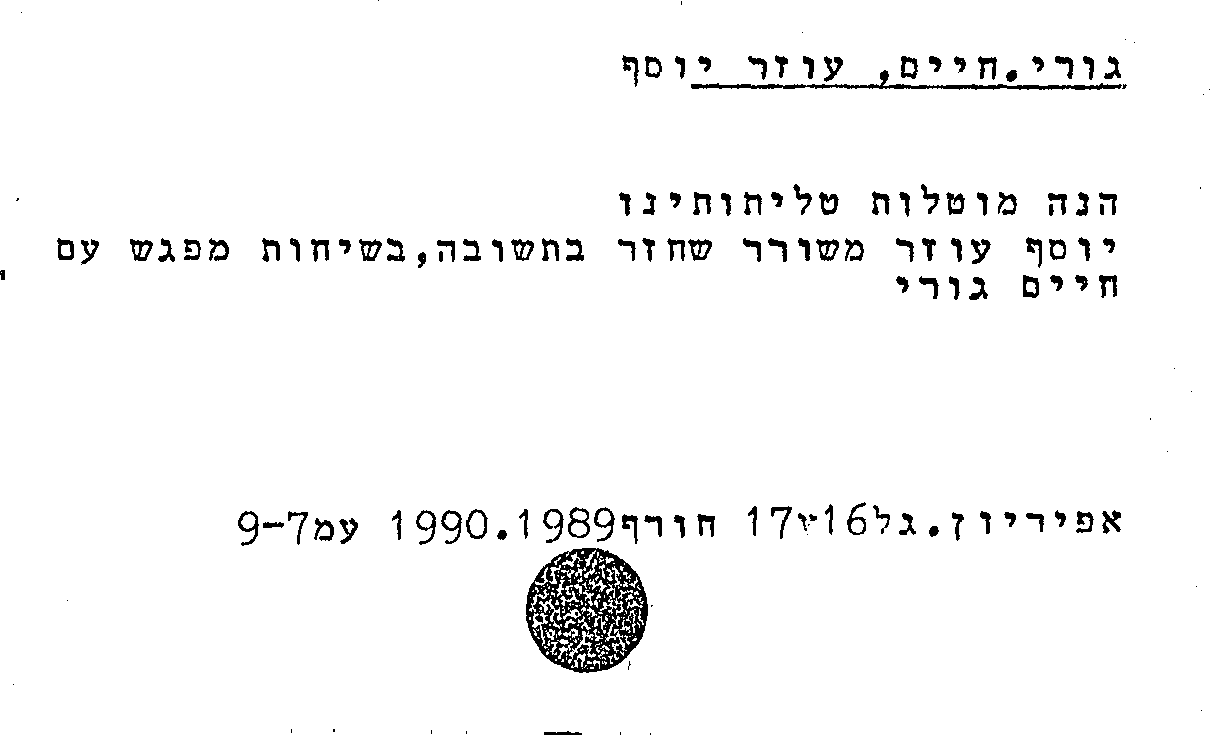
#> input picture POC_sample1_withoutnoise.tif, 1222 x 735 px
$ python -i ParagraphDetector.py   (imports and definitions only)
#> lines starting #> are read from the running program, lines starting #| are printed output that depends on the picture; after the words box and inside, x2 and y2 are one past the last pixel; in counts of white or black regions, pixels touching at a corner belong together
#> further down, picture is the input picture: shape (735, 1222, 3); 96.7% white; 151 black regions (31 under 20 px), largest, box (x1, y1, x2, y2) and area: (526, 548, 648, 673) 8044, (691, 70, 1122, 90) 1664, (568, 507, 590, 538) 269
# Based on
# https://stackoverflow.com/questions/57249273/how-to-detect-paragraphs-in-a-text-document-image-for-a-non-consistent-text-stru


import cv2
import re
import pytesseract


class ParagraphDetector:
    """
    A class for processing images, particularly for OCR (Optical Character Recognition)
    and detection of text regions.

    This class provides a set of methods to preprocess images, detect regions of interest (ROIs),
    extract text using OCR, and determine characteristics like whether the text is handwritten.
    It's designed to work primarily with Hebrew text but can be adapted for other languages.

    Attributes:
        image: The image to be processed.
        lang (str): The language code used for OCR processing, defaulting to Hebrew ('heb').
        ocr_of_all_text_no_prero (str): Stores the OCR result of the image without preprocessing.
        ocr_of_all_text_prepro (str): Stores the OCR result of the image after preprocessing.
        rectangles_detected_image: Stores the image with detected rectangles marked.

    Methods:
        __init__(self, image, lang='heb'): Initializes the ImageProcessor instance.
        minimum_abs_difference(rect1, rect2): Static method to calculate the minimum absolute
            difference between two rectangles.
        exists_two_close_rectangles(rectangles): Checks if any two rectangles in a list are close to each other.
        get_paragraph_boundingbox(): Extracts paragraph bounding boxes from the image.
        resize_and_plot(image, show_image=False): Static method to resize and optionally display an image.
        create_croped_roi(contours, image): Creates cropped regions of interest based on contours.
        post_contour_preprocess(dilate): Performs post-contour detection preprocessing on the image.
        roi_detection(thresh): Detects regions of interest in the image.
        pre_contour_preprocess(): Prepares the image for contour detection.
        plot_roi_and_ocr(cropped_images): Processes cropped images to extract OCR data and plot ROIs.
        is_handwritten(): Determines if the text is handwritten based on the proportion of Hebrew characters.
        run(log_metadata=False): Executes the main processing pipeline of the ImageProcessor class.
    """
    def __init__(self, image, lang='heb'):
        """
        Initializes the ImageProcessor class with the provided image and language.

        This method sets the initial state of the ImageProcessor instance by storing the given image
        and language. It also calls the 'resize_and_plot' method to resize and optionally display the image.

        Args:
            image: An image object to be processed.
            lang (str, optional): The language code for OCR processing, defaulting to Hebrew ('heb').
        """
        self.image = image
        self.lang = lang
        self.resize_and_plot(self.image, show_image=False)

    # [63 lines left out: functions minimum_abs_difference, exists_two_close_rectangles, get_paragraph_bounding_box, not called in this run]

    @staticmethod
    def resize_and_plot(image, show_image=False):
        """
        Resizes and optionally displays an image.

        This static method resizes the given image to fit a predefined screen resolution while maintaining
        aspect ratio. It can optionally display the resized image in a window.

        Args:
            image: The image to be resized and displayed.
            show_image (bool, optional): Flag to indicate whether to display the image, defaults to False.
        """
#> called with show_image = False
        screen_res = 1920, 1080
        scale_width = screen_res[0] / image.shape[1]
#> scale_width = 1.57
        scale_height = screen_res[1] / image.shape[0]
#> scale_height = 1.47
        scale = min(scale_width, scale_height) * 0.5
#> scale = 0.735
        width = int(image.shape[1] * scale)
#> width = 897
        height = int(image.shape[0] * scale)
#> height = 540
        dim = (width, height)
#> dim = (897, 540)
        resized = cv2.resize(image, dim, interpolation=cv2.INTER_AREA)
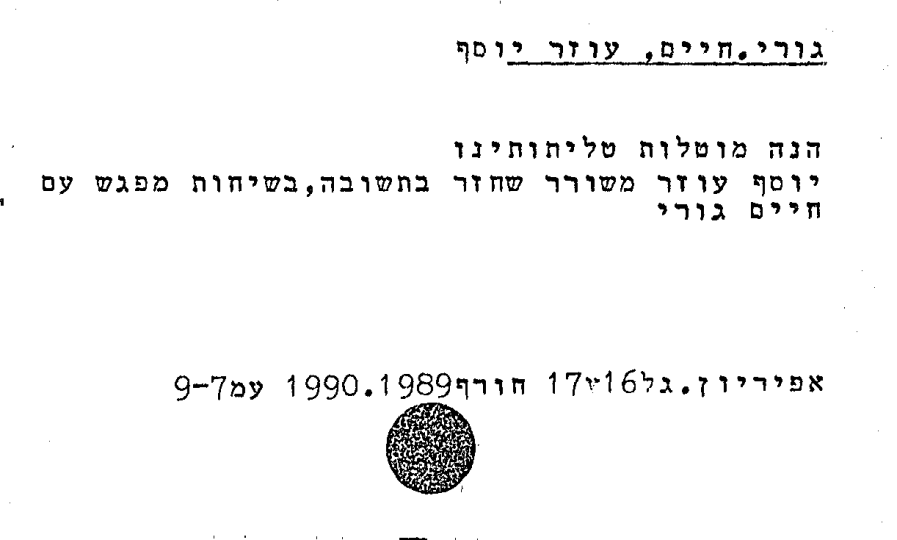
#> resized: shape (540, 897, 3); min 0, max 255, mean 246.7
        if show_image:
            cv2.imshow('Resized Image', resized)
            cv2.waitKey(0)
            cv2.destroyAllWindows()
        # if name:
        #     # Construct the full path where the image will be saved
        #     file_path = rf"C:\Users\yarin\PycharmProjects\DHC\GnazimProject\outputs\{name}.png"
        #
        #     # Save the image
        #     cv2.imwrite(file_path, resized)

    # [81 lines left out: functions create_cropped_roi, post_contour_preprocess, roi_detection, not called in this run]

    def pre_contour_preprocess(self):
        """
         Performs preprocessing on the image before contour detection.

         This method applies a series of median and Gaussian blurs to the image, followed by thresholding,
         to prepare it for contour detection. This preprocessing is crucial for effective contour detection.

         Returns:
             ndarray: The preprocessed image ready for contour detection.
         """
        blur = cv2.medianBlur(self.image, 5)
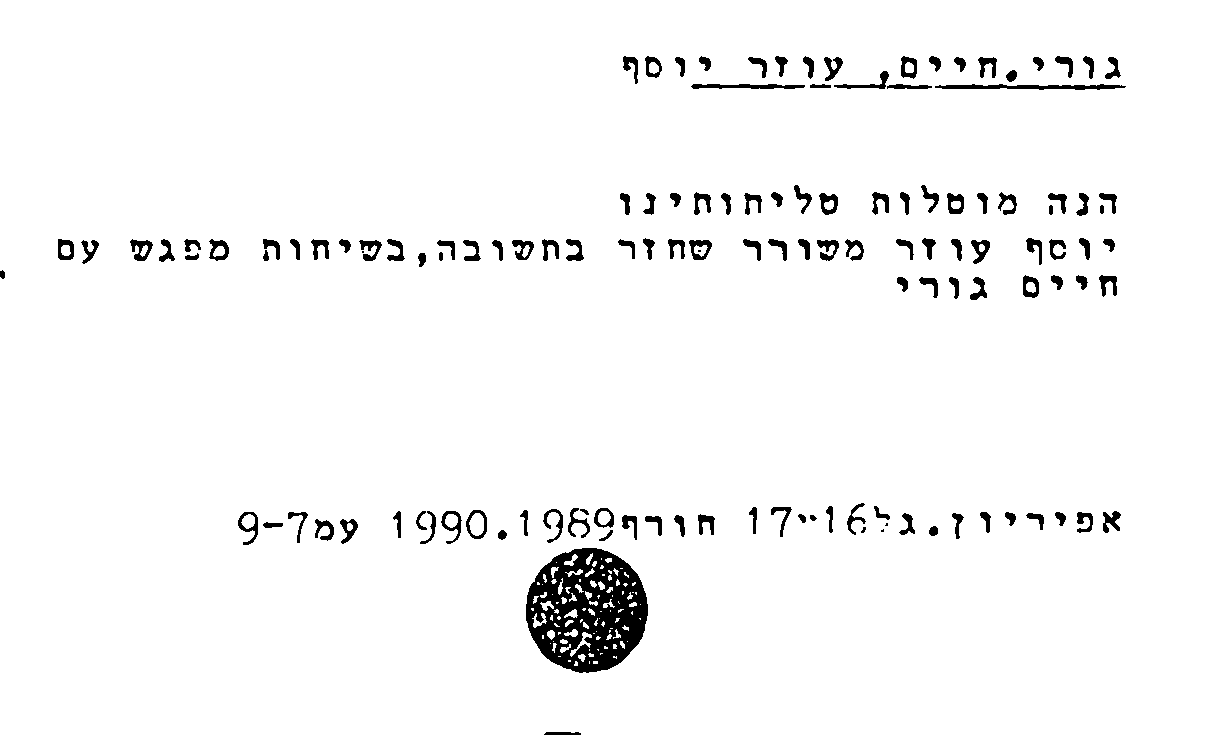
#> blur: shape (735, 1222, 3); 96.7% white; 134 black regions (5 under 20 px), largest, box (x1, y1, x2, y2) and area: (526, 548, 648, 673) 9756, (935, 84, 1126, 90) 717, (691, 84, 805, 89) 420
        blur = cv2.GaussianBlur(blur, (5, 5), 0)
        thresh = cv2.medianBlur(blur, 5)
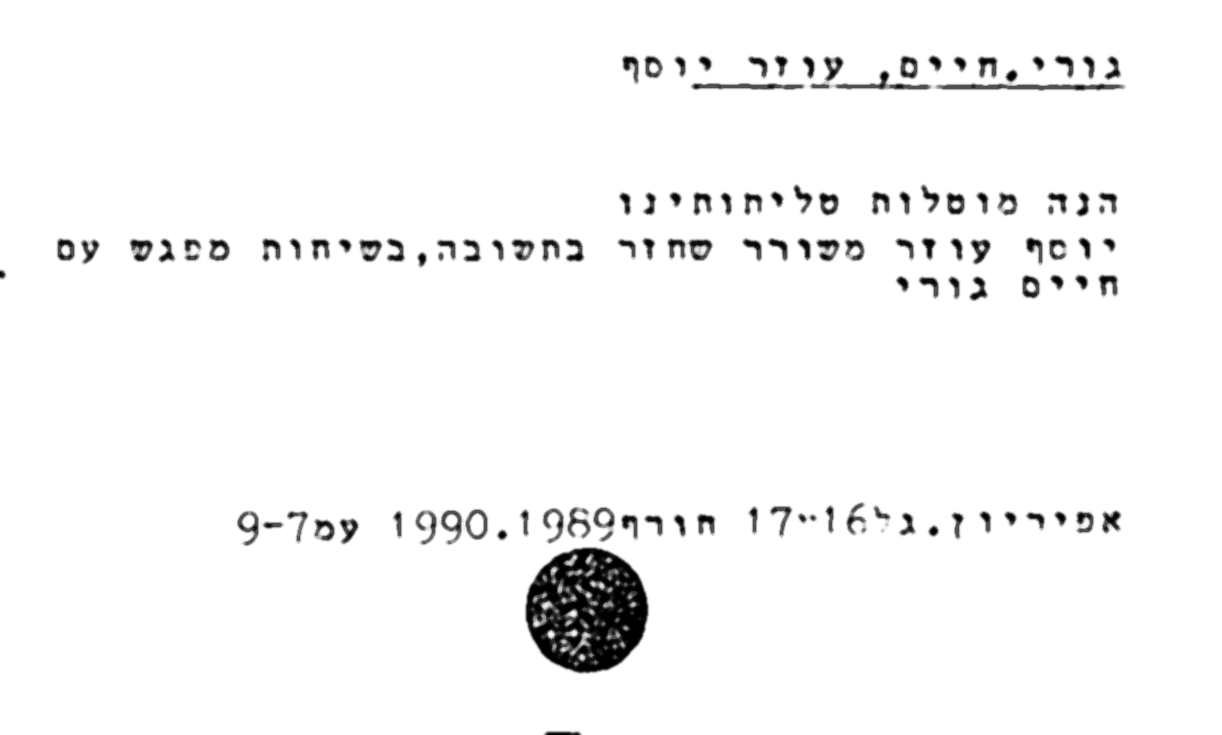
#> thresh: shape (735, 1222, 3); min 0, max 255, mean 246.9
        thresh = cv2.medianBlur(thresh, 5)
        thresh = cv2.medianBlur(thresh, 5)
#> (the run stopped early here; a loop or call above may not have finished)

$ run again, on POC_sample2_withnoise.tif
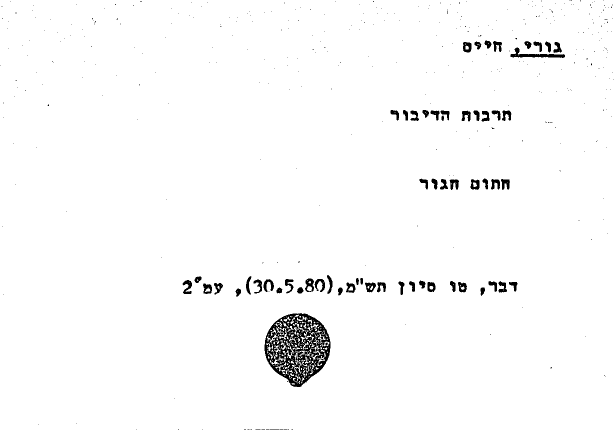
#> input picture POC_sample2_withnoise.tif, 1231 x 860 px (shown at 1/2 size)
#> picture is the input picture: shape (860, 1231, 3); 97.9% white; 419 black regions (358 under 20 px), largest, box (x1, y1, x2, y2) and area: (529, 626, 661, 774) 9955, (1021, 95, 1130, 116) 770, (365, 560, 384, 588) 299
#> in resize_and_plot, `resized = cv2.resize(image, dim, interpolation=cv2.INTER_AREA)`:
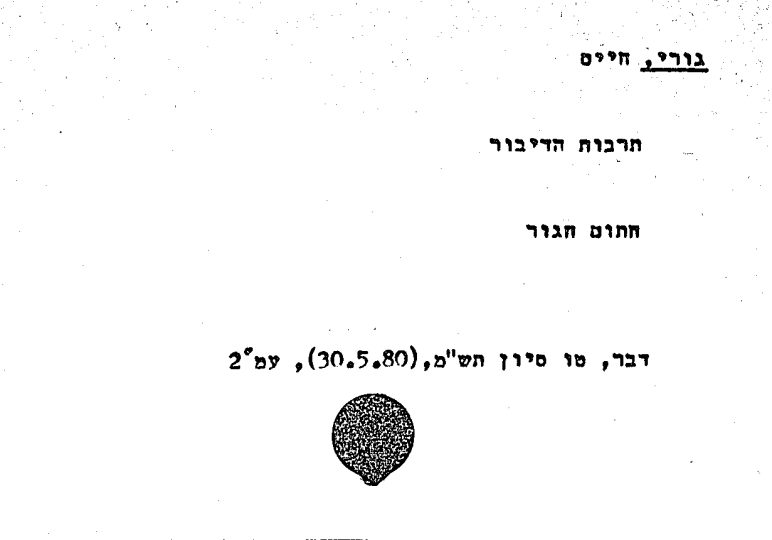
#> resized: shape (540, 772, 3); min 0, max 255, mean 249.7
#> in pre_contour_preprocess, `blur = cv2.medianBlur(self.image, 5)`:
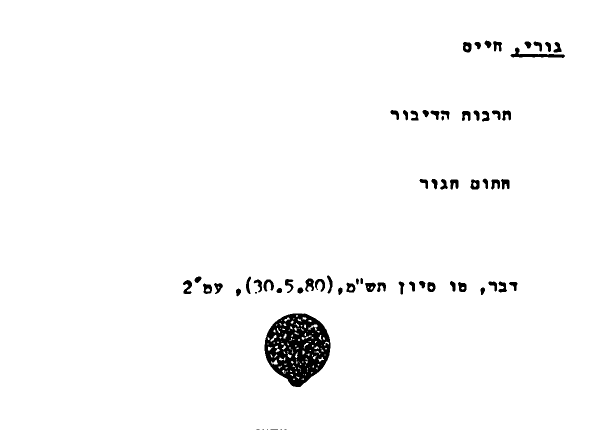
#> blur: shape (860, 1231, 3) (shown at 1/2 size); 97.8% white; 67 black regions (7 under 20 px), largest, box (x1, y1, x2, y2) and area: (529, 627, 661, 774) 12430, (1021, 95, 1130, 116) 765, (610, 557, 628, 584) 295

$ run again, on POC_sample5_withnoise_Author.tif
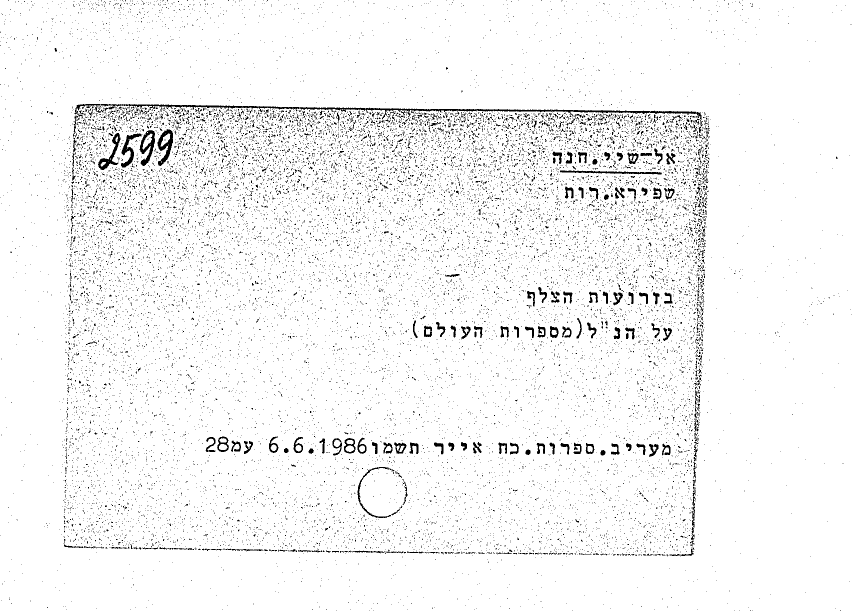
#> input picture POC_sample5_withnoise_Author.tif, 1704 x 1222 px (shown at 1/2 size)
#> picture is the input picture: shape (1222, 1704, 3); 96% white; black in thin lines or dots
#> in resize_and_plot, `resized = cv2.resize(image, dim, interpolation=cv2.INTER_AREA)`:
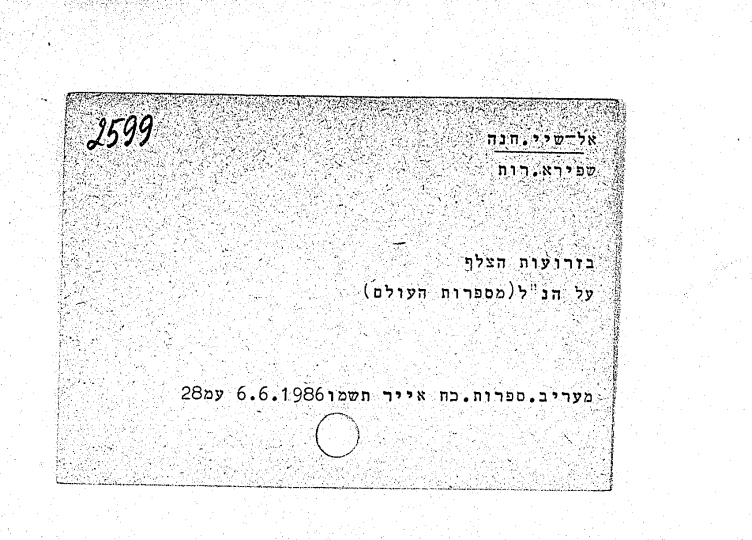
#> resized: shape (540, 752, 3); min 0, max 255, mean 244.8
#> in pre_contour_preprocess, `blur = cv2.medianBlur(self.image, 5)`:
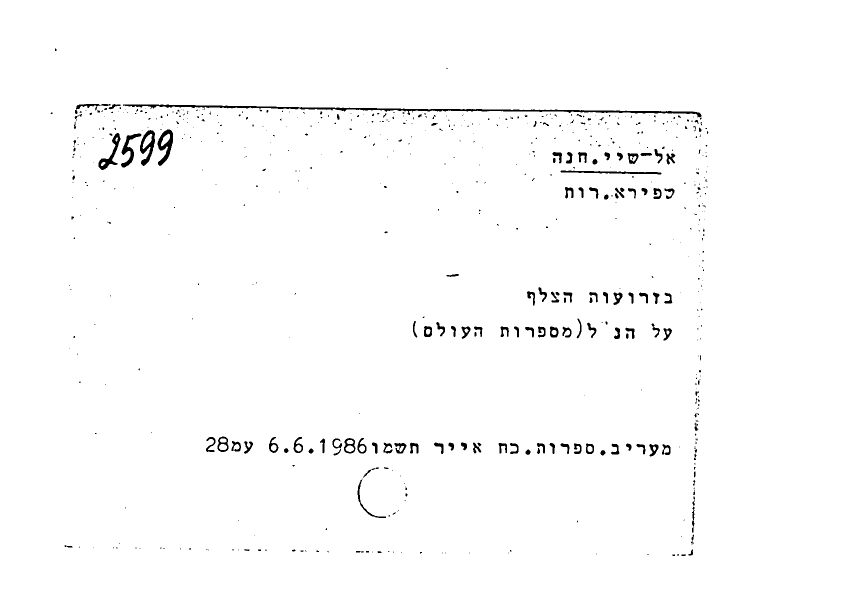
#> blur: shape (1222, 1704, 3) (shown at 1/2 size); 98.6% white; 637 black regions (487 under 20 px), largest, box (x1, y1, x2, y2) and area: (246, 209, 1403, 235) 4585, (315, 259, 346, 332) 1034, (280, 260, 310, 332) 960

$ run again, on SAMPLE_Long_Author04.tif
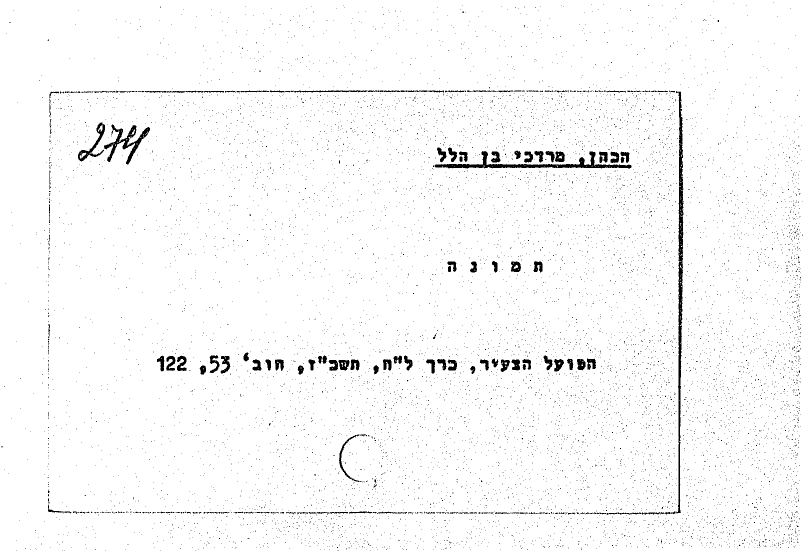
#> input picture SAMPLE_Long_Author04.tif, 1606 x 1107 px (shown at 1/2 size)
#> picture is the input picture: shape (1107, 1606, 3); 97.6% white; 9850 black regions (9721 under 20 px), largest, box (x1, y1, x2, y2) and area: (1352, 182, 1367, 1027) 4659, (869, 302, 1263, 337) 3171, (208, 249, 300, 329) 1886
#> in resize_and_plot, `resized = cv2.resize(image, dim, interpolation=cv2.INTER_AREA)`:
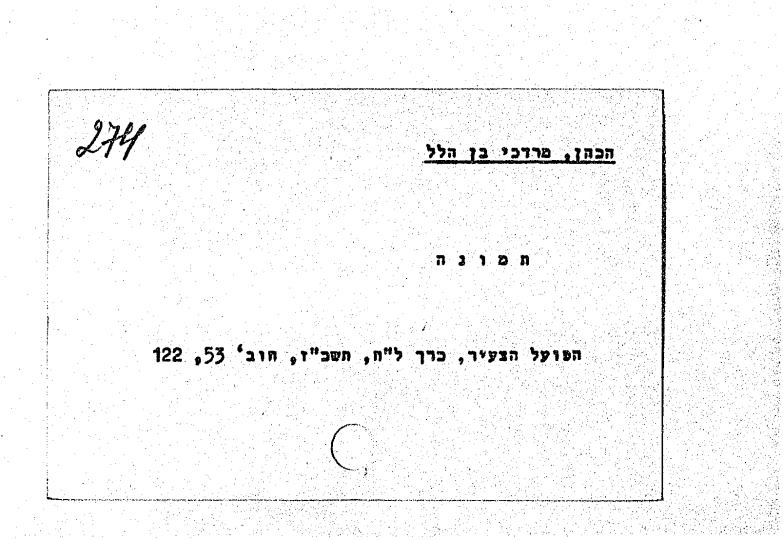
#> resized: shape (540, 783, 3); min 0, max 255, mean 248.9
#> in pre_contour_preprocess, `blur = cv2.medianBlur(self.image, 5)`:
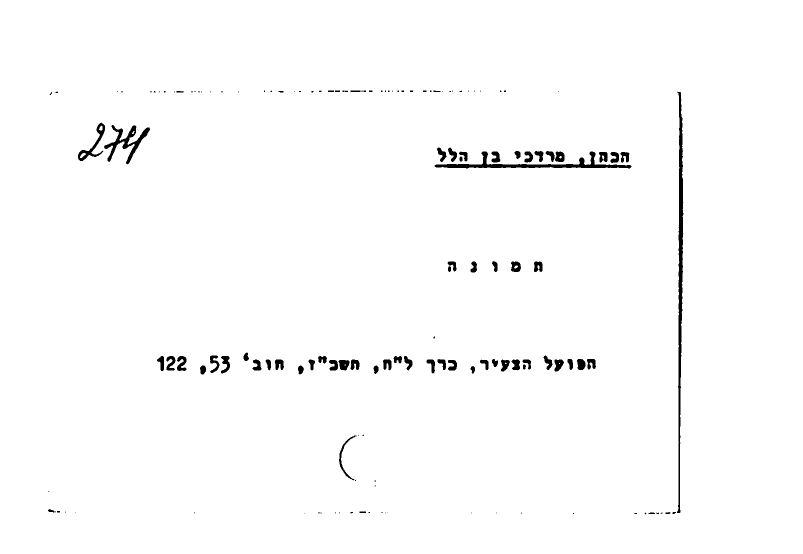
#> blur: shape (1107, 1606, 3) (shown at 1/2 size); 98.6% white; 150 black regions (79 under 20 px), largest, box (x1, y1, x2, y2) and area: (1354, 184, 1367, 1026) 4766, (869, 303, 1263, 337) 3207, (208, 250, 300, 329) 1921
